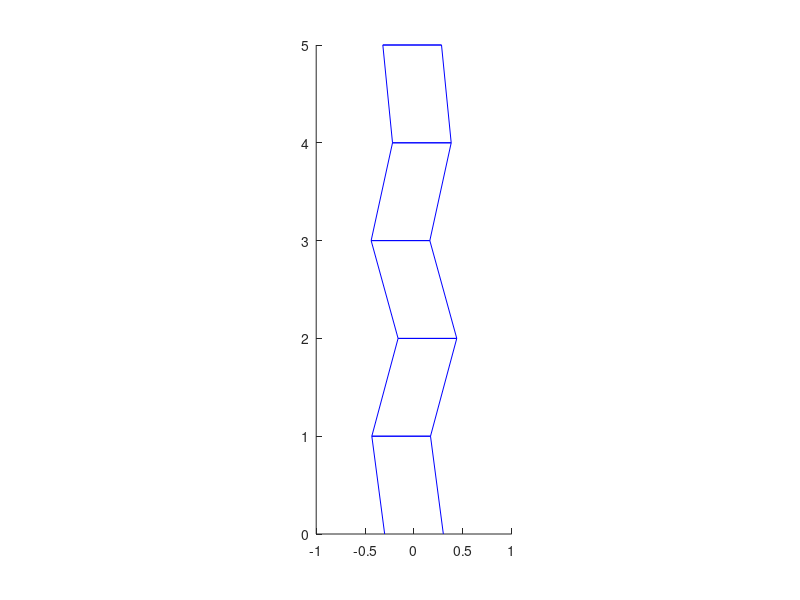
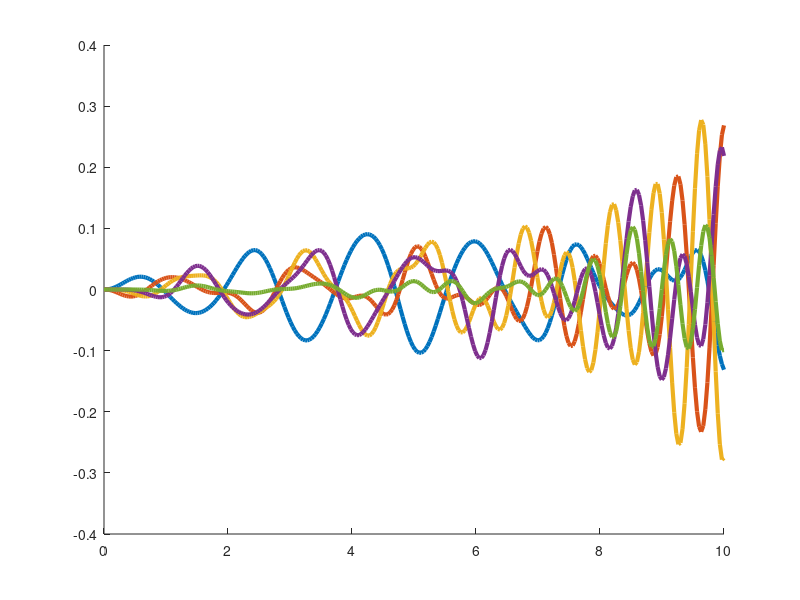

Source code (MATLAB) for these figures, in order: (Note: this script raises an error after producing the figures.)
% Written by Tan Jin Chun (32194471)
% Last Modified: 12/5/22
% Q3c

clear all;close all;clc

%parameters
% Initializing my parameters (Instructions given in the assignment sheet)
% My student ID is 32194471
N = 5;
m = 100*[9,4,4,7,1]; % part (a) and later part (e)
k = 10000*ones(1,N); % part (a) and later part (e)
c = 200*ones(1,N);   % part (a) and later part (e)

%PS you may need to add more lines here to complete part (e). Please
%indicate these new lines with a comment.

% Using diag to create diagonal matrices
M = diag(m);                                                     % part (a)
K = diag(-k-[k(2:end),0]) + diag(k(2:end),1) + diag(k(2:end),-1);% part (a)
C = diag(-c-[c(2:end),0]) + diag(c(2:end),1) + diag(c(2:end),-1);% part (a)

% Given Values
a = 0.3; omega = 3;
f = @(t) [a*cos(omega*t);zeros(N-1,1)];

% X'' = M^{-1}KX + M^(-1)CX'+F, X(0)=0 and X'(0)=0
% Rewrite this equation so that it is in the form x' = [X;X']' = Ax + F(t)
% by finding A (I have supplied F and the initial condition for you)
A = [zeros(N,N),eye(N,N); M^(-1)*K,M^(-1)*C];  % part (a)
F = @(t) [zeros(N,1); f(t)];

%initial condition
x0 = zeros(2*N,1);

%rate of change of state x
RHS = @(x,t) A*x + F(t);

%solver parameters and domain  
Nt = 300;
tmax = 10;
t = linspace(0,tmax,Nt);
dt = t(2)-t(1);
x = zeros(2*N,Nt); %here we store the solution at each timestep in separate (Nt) columns
 
 %set initial condition to solution in first column
 x(:,1) = x0;

 %iterate Eulers method for every timestep and later iterate Heun's method
 %for accuracy.
 for i = 2:Nt

    x(:,i) = x(:,i-1) + dt* RHS(x(:,i-1),t(i-1)); % part (b) and then part (d) (two different codes, you will probably use more than one line for part (d))

 end
 
 % No Changes Made to the code below except for "displacement" and
 % rectification of xpos and also the addition of two yline to indicate the
 % threshold
 % Create animation of building --- you do not need to touch this.
 xpos = x(1:N,:);
 halfwidth = 0.3;
 figure(1),
 for i = 1:Nt
    cla, hold on
     plot(xpos(:,i)-halfwidth,[1:N],'b')
     plot(xpos(:,i)+halfwidth,[1:N],'b')
     plot([0, xpos(1,i)]+halfwidth,[0, 1],'b')
     plot([0, xpos(1,i)]-halfwidth,[0, 1],'b')
     for j = 1:N
         plot([xpos(j,i)+halfwidth, xpos(j,i)-halfwidth],[j, j],'b')
         plot([xpos(j,i)+halfwidth, xpos(j,i)-halfwidth],[j, j],'b')
     end
     
     axis equal
     xlim([-1 1])
     ylim([0 N])
 drawnow
 end
 
 
 %Create figure showing the inter-floor displacement from each floor to the
 %floor below it (in the case of Floor 1, it is the displacement of Floor 1
 %compared to the ground).
 figure (2)
 cla
 hold on
 displacement = x(1:N,:) - [zeros(1,Nt); x(1:N-1,:)];%part c
 for i = 1:N
     plot(t' ,displacement(i,:),'LineWidth',3)
 end
 newcolors = {'#F00','#F80','#FF0','#0B0','#00F'};
 colororder(newcolors)

 % Added Code
 yline(0.04,'k--','Threshold', 'LineWidth',2);
 yline(-0.04,'k--','Threshold','LineWidth',2);
 legend('Floor 1','Floor 2','Floor 3','Floor 4','Floor 5','Positive Threshold','Negative Threshold');
 